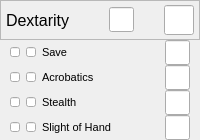
      <widget class="QWidget" name="widget_59" native="true">
       <layout class="QVBoxLayout" name="verticalLayout_33" stretch="0,0,0,0,0">
        <property name="spacing">
         <number>0</number>
        </property>
        <property name="leftMargin">
         <number>0</number>
        </property>
        <property name="topMargin">
         <number>0</number>
        </property>
        <property name="rightMargin">
         <number>0</number>
        </property>
        <property name="bottomMargin">
         <number>0</number>
        </property>
        <item>
         <widget class="QFrame" name="frame_6">
          <property name="minimumSize">
           <size>
            <width>0</width>
            <height>40</height>
           </size>
          </property>
          <property name="maximumSize">
           <size>
            <width>16777215</width>
            <height>40</height>
           </size>
          </property>
          <property name="frameShape">
           <enum>QFrame::StyledPanel</enum>
          </property>
          <property name="frameShadow">
           <enum>QFrame::Plain</enum>
          </property>
          <layout class="QHBoxLayout" name="horizontalLayout_12">
           <property name="spacing">
            <number>30</number>
           </property>
           <property name="leftMargin">
            <number>5</number>
           </property>
           <property name="topMargin">
            <number>0</number>
           </property>
           <property name="rightMargin">
            <number>5</number>
           </property>
           <property name="bottomMargin">
            <number>0</number>
           </property>
           <item>
            <widget class="QLabel" name="label_22">
             <property name="font">
              <font>
               <pointsize>12</pointsize>
              </font>
             </property>
             <property name="text">
              <string notr="true">Dextarity</string>
             </property>
             <property name="textFormat">
              <enum>Qt::AutoText</enum>
             </property>
            </widget>
           </item>
           <item>
            <widget class="QLineEdit" name="lineEdit_64">
             <property name="minimumSize">
              <size>
               <width>25</width>
               <height>25</height>
              </size>
             </property>
             <property name="maximumSize">
              <size>
               <width>25</width>
               <height>25</height>
              </size>
             </property>
             <property name="alignment">
              <set>Qt::AlignCenter</set>
             </property>
            </widget>
           </item>
           <item>
            <widget class="QLineEdit" name="lineEdit_65">
             <property name="minimumSize">
              <size>
               <width>30</width>
               <height>30</height>
              </size>
             </property>
             <property name="maximumSize">
              <size>
               <width>30</width>
               <height>30</height>
              </size>
             </property>
             <property name="alignment">
              <set>Qt::AlignCenter</set>
             </property>
            </widget>
           </item>
          </layout>
         </widget>
        </item>
        <item>
         <widget class="QWidget" name="widget_60" native="true">
          <property name="minimumSize">
           <size>
            <width>0</width>
            <height>25</height>
           </size>
          </property>
          <property name="maximumSize">
           <size>
            <width>16777215</width>
            <height>25</height>
           </size>
          </property>
          <layout class="QHBoxLayout" name="horizontalLayout_25">
           <property name="leftMargin">
            <number>10</number>
           </property>
           <property name="topMargin">
            <number>0</number>
           </property>
           <property name="rightMargin">
            <number>10</number>
           </property>
           <property name="bottomMargin">
            <number>0</number>
           </property>
           <item>
            <widget class="QLineEdit" name="lineEdit_74">
             <property name="minimumSize">
              <size>
               <width>10</width>
               <height>10</height>
              </size>
             </property>
             <property name="maximumSize">
              <size>
               <width>10</width>
               <height>10</height>
              </size>
             </property>
             <property name="alignment">
              <set>Qt::AlignCenter</set>
             </property>
            </widget>
           </item>
           <item>
            <widget class="QLineEdit" name="lineEdit_75">
             <property name="minimumSize">
              <size>
               <width>10</width>
               <height>10</height>
              </size>
             </property>
             <property name="maximumSize">
              <size>
               <width>10</width>
               <height>10</height>
              </size>
             </property>
             <property name="alignment">
              <set>Qt::AlignCenter</set>
             </property>
            </widget>
           </item>
           <item>
            <widget class="QLabel" name="label_23">
             <property name="font">
              <font>
               <pointsize>8</pointsize>
              </font>
             </property>
             <property name="text">
              <string>Save</string>
             </property>
            </widget>
           </item>
           <item>
            <widget class="QLineEdit" name="lineEdit_94">
             <property name="minimumSize">
              <size>
               <width>25</width>
               <height>25</height>
              </size>
             </property>
             <property name="maximumSize">
              <size>
               <width>25</width>
               <height>25</height>
              </size>
             </property>
             <property name="alignment">
              <set>Qt::AlignCenter</set>
             </property>
            </widget>
           </item>
          </layout>
         </widget>
        </item>
        <item>
         <widget class="QWidget" name="widget_86" native="true">
          <property name="minimumSize">
           <size>
            <width>0</width>
            <height>25</height>
           </size>
          </property>
          <property name="maximumSize">
           <size>
            <width>16777215</width>
            <height>25</height>
           </size>
          </property>
          <layout class="QHBoxLayout" name="horizontalLayout_68">
           <property name="leftMargin">
            <number>10</number>
           </property>
           <property name="topMargin">
            <number>0</number>
           </property>
           <property name="rightMargin">
            <number>10</number>
           </property>
           <property name="bottomMargin">
            <number>0</number>
           </property>
           <item>
            <widget class="QLineEdit" name="lineEdit_155">
             <property name="minimumSize">
              <size>
               <width>10</width>
               <height>10</height>
              </size>
             </property>
             <property name="maximumSize">
              <size>
               <width>10</width>
               <height>10</height>
              </size>
             </property>
             <property name="alignment">
              <set>Qt::AlignCenter</set>
             </property>
            </widget>
           </item>
           <item>
            <widget class="QLineEdit" name="lineEdit_156">
             <property name="minimumSize">
              <size>
               <width>10</width>
               <height>10</height>
              </size>
             </property>
             <property name="maximumSize">
              <size>
               <width>10</width>
               <height>10</height>
              </size>
             </property>
             <property name="alignment">
              <set>Qt::AlignCenter</set>
             </property>
            </widget>
           </item>
           <item>
            <widget class="QLabel" name="label_65">
             <property name="font">
              <font>
               <pointsize>8</pointsize>
              </font>
             </property>
             <property name="text">
              <string>Acrobatics</string>
             </property>
            </widget>
           </item>
           <item>
            <widget class="QLineEdit" name="lineEdit_157">
             <property name="minimumSize">
              <size>
               <width>25</width>
               <height>25</height>
              </size>
             </property>
             <property name="maximumSize">
              <size>
               <width>25</width>
               <height>25</height>
              </size>
             </property>
             <property name="alignment">
              <set>Qt::AlignCenter</set>
             </property>
            </widget>
           </item>
          </layout>
         </widget>
        </item>
        <item>
         <widget class="QWidget" name="widget_61" native="true">
          <property name="minimumSize">
           <size>
            <width>0</width>
            <height>25</height>
           </size>
          </property>
          <property name="maximumSize">
           <size>
            <width>16777215</width>
            <height>25</height>
           </size>
          </property>
          <layout class="QHBoxLayout" name="horizontalLayout_26">
           <property name="leftMargin">
            <number>10</number>
           </property>
           <property name="topMargin">
            <number>0</number>
           </property>
           <property name="rightMargin">
            <number>10</number>
           </property>
           <property name="bottomMargin">
            <number>0</number>
           </property>
           <item>
            <widget class="QLineEdit" name="lineEdit_95">
             <property name="minimumSize">
              <size>
               <width>10</width>
               <height>10</height>
              </size>
             </property>
             <property name="maximumSize">
              <size>
               <width>10</width>
               <height>10</height>
              </size>
             </property>
             <property name="alignment">
              <set>Qt::AlignCenter</set>
             </property>
            </widget>
           </item>
           <item>
            <widget class="QLineEdit" name="lineEdit_96">
             <property name="minimumSize">
              <size>
               <width>10</width>
               <height>10</height>
              </size>
             </property>
             <property name="maximumSize">
              <size>
               <width>10</width>
               <height>10</height>
              </size>
             </property>
             <property name="alignment">
              <set>Qt::AlignCenter</set>
             </property>
            </widget>
           </item>
           <item>
            <widget class="QLabel" name="label_24">
             <property name="font">
              <font>
               <pointsize>8</pointsize>
              </font>
             </property>
             <property name="text">
              <string>Stealth</string>
             </property>
            </widget>
           </item>
           <item>
            <widget class="QLineEdit" name="lineEdit_97">
             <property name="minimumSize">
              <size>
               <width>25</width>
               <height>25</height>
              </size>
             </property>
             <property name="maximumSize">
              <size>
               <width>25</width>
               <height>25</height>
              </size>
             </property>
             <property name="alignment">
              <set>Qt::AlignCenter</set>
             </property>
            </widget>
           </item>
          </layout>
         </widget>
        </item>
        <item>
         <widget class="QWidget" name="widget_85" native="true">
          <property name="minimumSize">
           <size>
            <width>100</width>
            <height>25</height>
           </size>
          </property>
          <property name="maximumSize">
           <size>
            <width>100000</width>
            <height>25</height>
           </size>
          </property>
          <layout class="QHBoxLayout" name="horizontalLayout_67">
           <property name="leftMargin">
            <number>10</number>
           </property>
           <property name="topMargin">
            <number>0</number>
           </property>
           <property name="rightMargin">
            <number>10</number>
           </property>
           <property name="bottomMargin">
            <number>0</number>
           </property>
           <item>
            <widget class="QLineEdit" name="lineEdit_152">
             <property name="minimumSize">
              <size>
               <width>10</width>
               <height>10</height>
              </size>
             </property>
             <property name="maximumSize">
              <size>
               <width>10</width>
               <height>10</height>
              </size>
             </property>
             <property name="alignment">
              <set>Qt::AlignCenter</set>
             </property>
            </widget>
           </item>
           <item>
            <widget class="QLineEdit" name="lineEdit_153">
             <property name="minimumSize">
              <size>
               <width>10</width>
               <height>10</height>
              </size>
             </property>
             <property name="maximumSize">
              <size>
               <width>10</width>
               <height>10</height>
              </size>
             </property>
             <property name="alignment">
              <set>Qt::AlignCenter</set>
             </property>
            </widget>
           </item>
           <item>
            <widget class="QLabel" name="label_64">
             <property name="font">
              <font>
               <pointsize>8</pointsize>
              </font>
             </property>
             <property name="text">
              <string>Slight of Hand</string>
             </property>
            </widget>
           </item>
           <item>
            <widget class="QLineEdit" name="lineEdit_154">
             <property name="minimumSize">
              <size>
               <width>25</width>
               <height>25</height>
              </size>
             </property>
             <property name="maximumSize">
              <size>
               <width>25</width>
               <height>25</height>
              </size>
             </property>
             <property name="alignment">
              <set>Qt::AlignCenter</set>
             </property>
            </widget>
           </item>
          </layout>
         </widget>
        </item>
       </layout>
      </widget>
